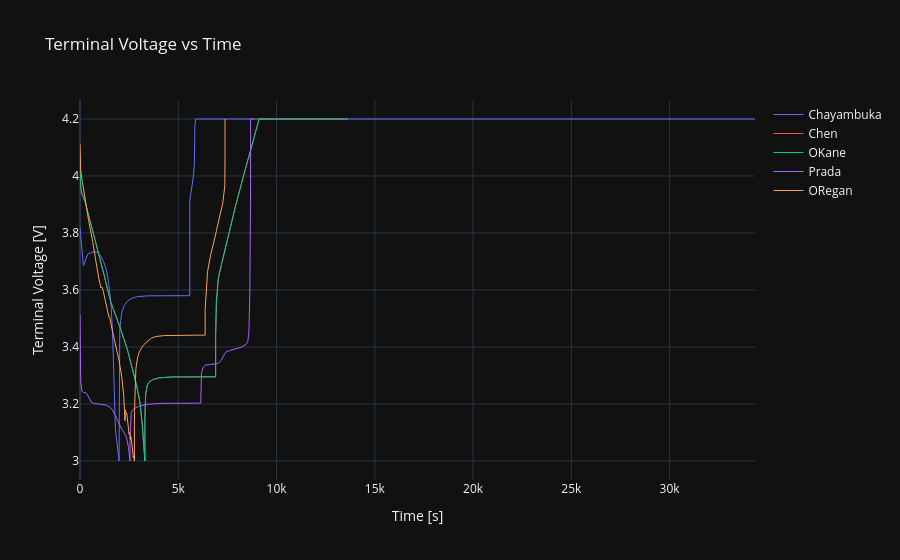

Notebook cell for this chart:
### Markdown cell above
###  1. Voltage vs Time

### Code cell
fig1 = go.Figure()
for (name, df), color in zip(dataframes.items(), colors):
    fig1.add_trace(go.Scatter(
        x=df["Time [s]"], y=df["Terminal voltage [V]"],
        mode="lines", name=name, line=dict(color=color, width=1)
    ))
fig1.update_layout(
    title="Terminal Voltage vs Time",
    xaxis_title="Time [s]", yaxis_title="Terminal Voltage [V]",
    template="plotly_dark", hovermode="x unified"
)
fig1.show()

### Figure 1 — Plotly figure (JSON) as saved in the notebook; plotly's stock layout.template omitted (floating-point values rounded to 4 significant figures; data arrays with more than 128 entries replaced by an {"elided": "..."} marker saying what was removed)
{"data": [{"line": {"color": "#636EFA", "width": 1}, "mode": "lines", "name": "Chayambuka", "type": "scatter", "x": {"elided": "1031 float values"}, "y": {"elided": "1031 float values"}}, {"line": {"color": "#EF553B", "width": 1}, "mode": "lines", "name": "Chen", "type": "scatter", "x": {"elided": "478 float values"}, "y": {"elided": "478 float values"}}, {"line": {"color": "#00CC96", "width": 1}, "mode": "lines", "name": "OKane", "type": "scatter", "x": {"elided": "478 float values"}, "y": {"elided": "478 float values"}}, {"line": {"color": "#AB63FA", "width": 1}, "mode": "lines", "name": "Prada", "type": "scatter", "x": {"elided": "514 float values"}, "y": {"elided": "514 float values"}}, {"line": {"color": "#FFA15A", "width": 1}, "mode": "lines", "name": "ORegan", "type": "scatter", "x": {"elided": "2754 float values"}, "y": {"elided": "2754 float values"}}], "layout": {"hovermode": "x unified", "title": {"text": "Terminal Voltage vs Time"}, "xaxis": {"title": {"text": "Time [s]"}}, "yaxis": {"title": {"text": "Terminal Voltage [V]"}}}}
